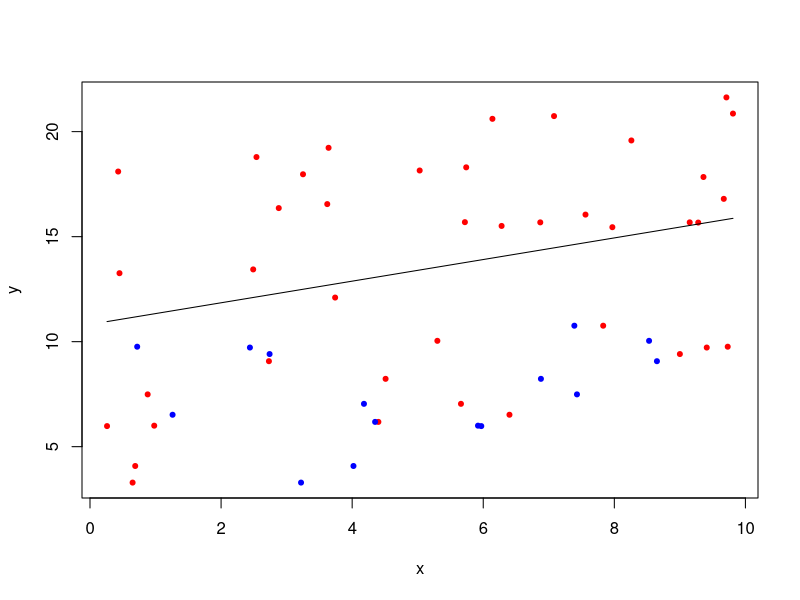
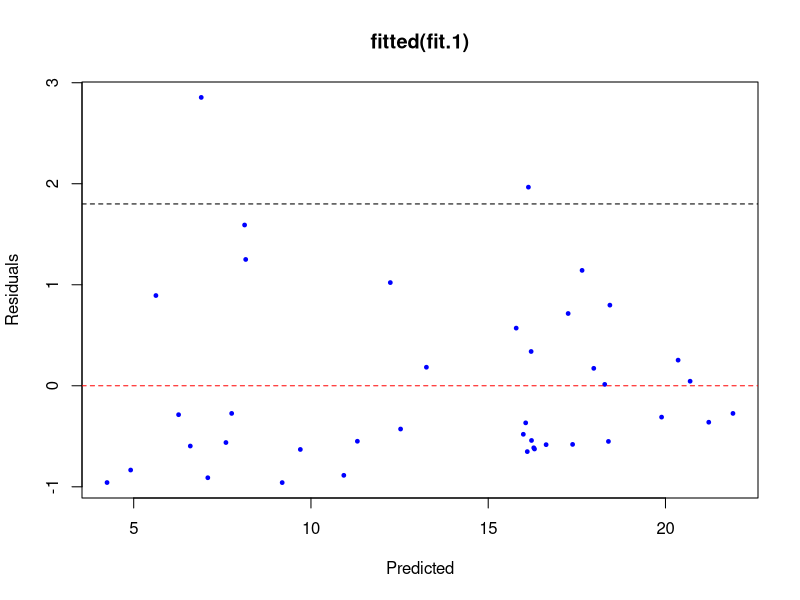
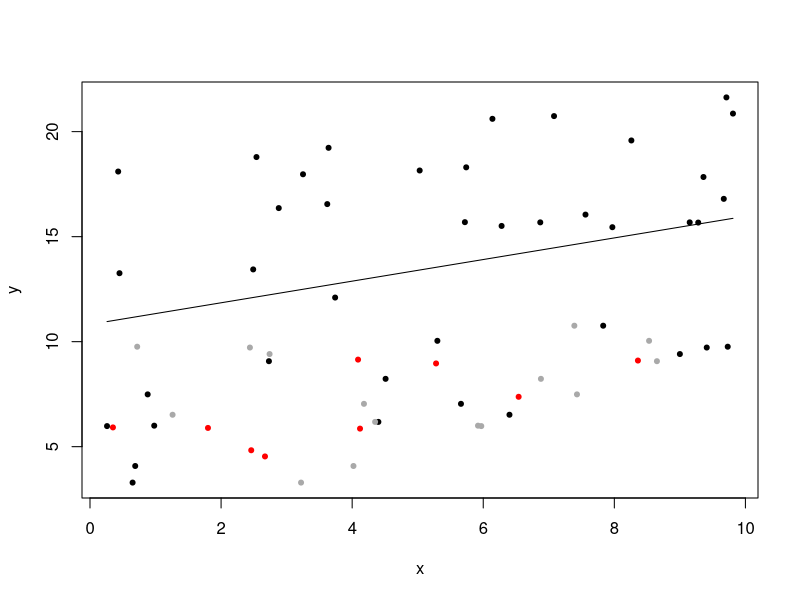

Write R code to recreate these figures, in order.
# 6 Feb 2020
# Anna Spiers
# Ch3 exercises 1-3

library(arm)

### 1 ###
dat <- read.table("data/pyth/exercise2.1.dat", header = TRUE)

# a # 
fit.1 <- lm(y ~ x1 + x2 , dat[1:40,]) # Predict y from x1, x2 using first 40 data points
display(fit.1) # Summarize the inferences
# AIS - how did you Check fit of the model? Anything other than just plotting the line with the data?

# b #
beta.hat <- coef(fit.1)
plot (dat[1:40,]$x1, dat[1:40,]$y, xlab="x", ylab="y", col="red", pch=20)
points(dat[1:40,]$x2, dat[1:40,]$y, col="blue", pch=20)
#curve (coef(fit.1)[1] + coef(fit.1)[2]*x + coef(fit.1)[3]*x, add=TRUE)
curve( cbind(1, x, mean(dat[1:40,]$x2)) %*% beta.hat, add=TRUE)

# c # Residual plot
residual.plot(fitted(fit.1), residuals(fit.1), sigma.hat(fit.1))

# d #
predict.dat <- data.frame(predict(fit.1, dat[41:60,], interval="prediction", level=0.95))
plot (dat[1:40,]$x1, dat[1:40,]$y, xlab="x", ylab="y", col="black", pch=20)
points(dat[1:40,]$x2, dat[1:40,]$y, col="darkgray", pch=20)
points(dat[41:60,]$x2, predict.dat$fit, col="red", pch=20)
#curve (coef(fit.1)[1] + coef(fit.1)[2]*x + coef(fit.1)[3]*x, add=TRUE)
curve( cbind(1, x, mean(dat[1:40,]$x2)) %*% beta.hat, add=TRUE)
# AIS Hmm, that doesn't look right



### 2 ###
# predict y=log earnings from x=log height... ln(y) = a + b*ln(x)
# 66" makes $30,000
# every 1% increase in height corresponds to predicted increase of .8% earning... 1.008*ln(y) is prop to 1.01
# earnings of 95% of ppl fall within a factor of 1.1 of predicted values - AIS what does that mean?

# a #
# ln(y) = 10.31726 + ln(1.008/1.01)*ln(x)

# b #
# R^2  = 0.09159696



### 3 ###
var1 <- rnorm(1000)
var2 <- rnorm(1000)

# a #
fit.2 <- lm(var1 ~ var2)
display(fit.2)
# If a coefficient estimate is > 2se away from 0, then it is statistically significant
# Since the slope coefficient is 0.01 and its se is 0.03, we determine that the slope coefficient is NOT stat sig

# b #
z.scores <- rep (NA, 100) 
for(k in 1:100){
  var1 <- rnorm (1000, 0, 1) #changed from (1000, 0.1)
  var2 <- rnorm (1000, 0, 1)
  lm3.3 <- lm (var2 ~ var1)
  z.scores[k] <- coef(lm3.3)[2] / se.coef(lm3.3)[2] 
}
sum ( abs( z.scores ) > 2)
# How many of these 100 z-scores are statistically significant? Ans: 7
